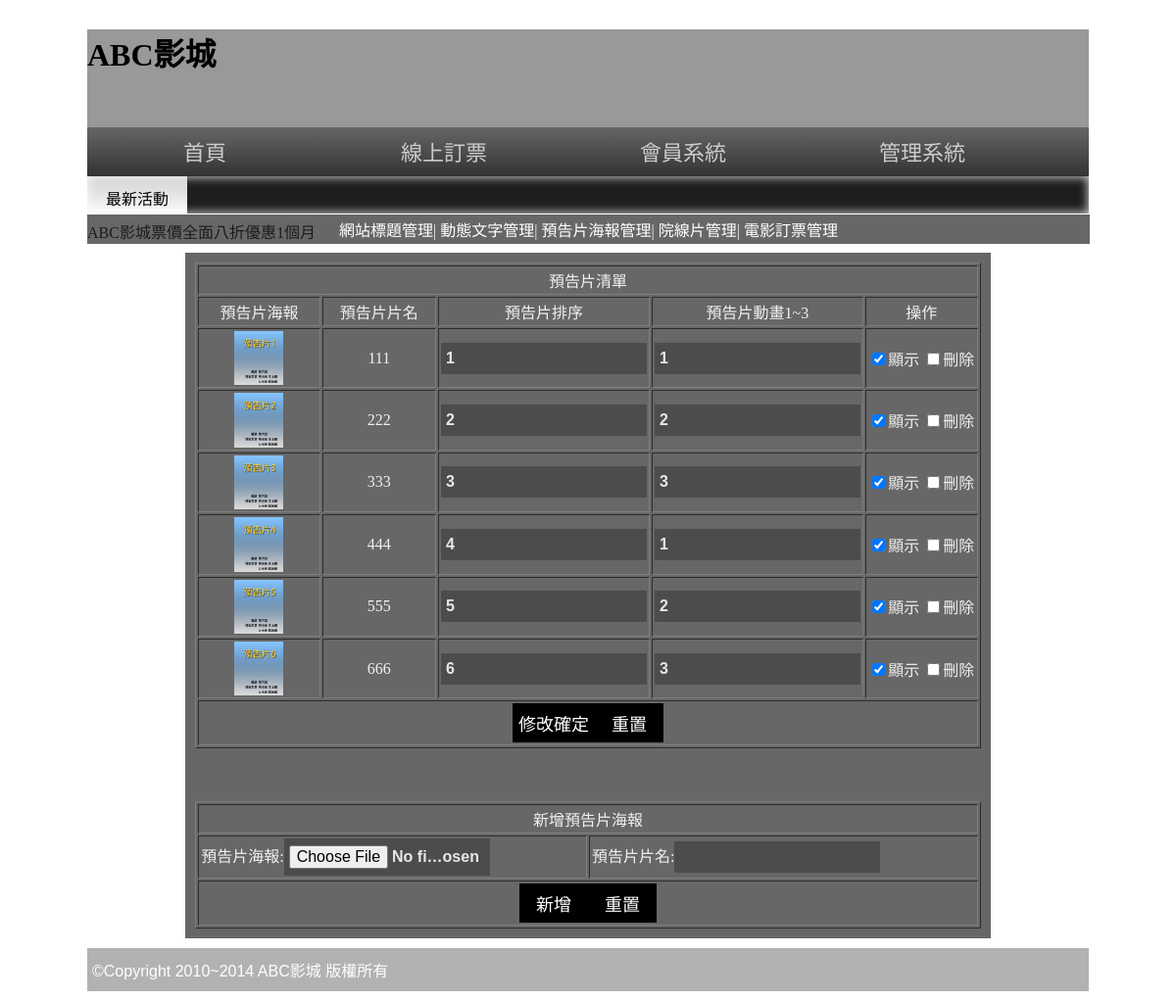
Screenshot of /admin.php?do=admin&redo=rr with the database file from the repository.
### tables this page shows
CREATE TABLE `poster` (
  `poster_seq` int(10) UNSIGNED NOT NULL,
  `poster_txt` text NOT NULL,
  `poster_img` text NOT NULL,
  `poster_desc` int(10) NOT NULL,
  `poster_ani` int(5) NOT NULL,
  `poster_display` int(2) NOT NULL
);

### rr.php (the view, shortened to what this page needs)
<?php
$sql = "select * from poster";
$c1  = mysqli_query($link,$sql);
$c2  = mysqli_fetch_assoc($c1);
?>
<form method="post">
<table width="100%" border="1" align="center" cellpadding="2" cellspacing="2">
  <tr>
    <td colspan="5" align="center" valign="middle">預告片清單</td>
  </tr>
  <tr>
    <td width="20%" align="center" valign="middle">預告片海報</td>
    <td width="20%" align="center" valign="middle">預告片片名</td>
    <td width="20%" align="center" valign="middle">預告片排序</td>
    <td width="20%" align="center" valign="middle">預告片動畫1~3</td>
    <td width="20%" align="center" valign="middle">操作</td>
  </tr>
  <?php do{ ?>
  <tr>
    <td width="20%" align="center" valign="middle"><img src="img/<?=$c2["poster_img"]?>" width="50px" weight="50px"></td>
    <td width="20%" align="center" valign="middle"><?=$c2["poster_txt"]?></td>
    <td width="20%" align="center" valign="middle"><input type="text" name="desc[]" value="<?=$c2["poster_desc"]?>"></td>
    <td width="20%" align="center" valign="middle"><input type="text" name="ani[]" value="<?=$c2["poster_ani"]?>"></td>
    <td width="20%" align="center" valign="middle">
        <input type="checkbox" name="dis[]" value="<?=$c2["poster_seq"]?>" <?php if($c2["poster_display"] == '1'){ echo "checked"; }?> >顯示
    <input type="checkbox" name="del[]" value="<?=$c2["poster_seq"]?>">刪除</td>
  </tr>
  <?php }while($c2  = mysqli_fetch_assoc($c1)) ?>
  <tr>
    <td colspan="5" align="center" valign="middle"><input type="submit" value="修改確定"><input type="reset" value="重置"></td>
  </tr>
</table>
  </form>
<br><br><br>
<form method="post" enctype="multipart/form-data">
<table width="100%" border="1" align="center" cellpadding="2" cellspacing="2">
  <tr>
    <td colspan="2" align="center">新增預告片海報</td>
  </tr>
  <tr>
    <td width="50%" align="left">預告片海報:<input type="FILE" name="img"></td>
    <td width="50%" align="left">預告片片名:<input type="text" name="name"></td>
  </tr>
  <tr>
    <td colspan="2" align="center"><input type="submit" value="新增"><input type="reset" value="重置"></td>
  </tr>
</table>
  </form>

### css/css.css (style rules this page uses)
body { background:url(../icon/b.png); font-family:微軟正黑體; }
input[type='text'],input[type='file'],input[type='password'],textarea,.button { width:200px; font-size:16px; padding:7px 5px 7px 5px; background:#4C4C4C; color:#E7E7E7; border:none; font:Open Sans,'微軟正黑體'; font-weight:600; }
input[type='button'],input[type='submit'],input[type='reset'],button,.button { min-width:70px; min-height:40px; background:#000; color:#fff; border:none; cursor:pointer; font-size:18px; text-decoration:none; }

### rows the page displays
poster: poster_img (picture), poster_txt "111", poster_desc "1", poster_ani "1", poster_display "☑"
poster: poster_img (picture), poster_txt "222", poster_desc "2", poster_ani "2", poster_display "☑"
poster: poster_img (picture), poster_txt "333", poster_desc "3", poster_ani "3", poster_display "☑"
poster: poster_img (picture), poster_txt "444", poster_desc "4", poster_ani "1", poster_display "☑"
poster: poster_img (picture), poster_txt "555", poster_desc "5", poster_ani "2", poster_display "☑"
poster: poster_img (picture), poster_txt "666", poster_desc "6", poster_ani "3", poster_display "☑"
